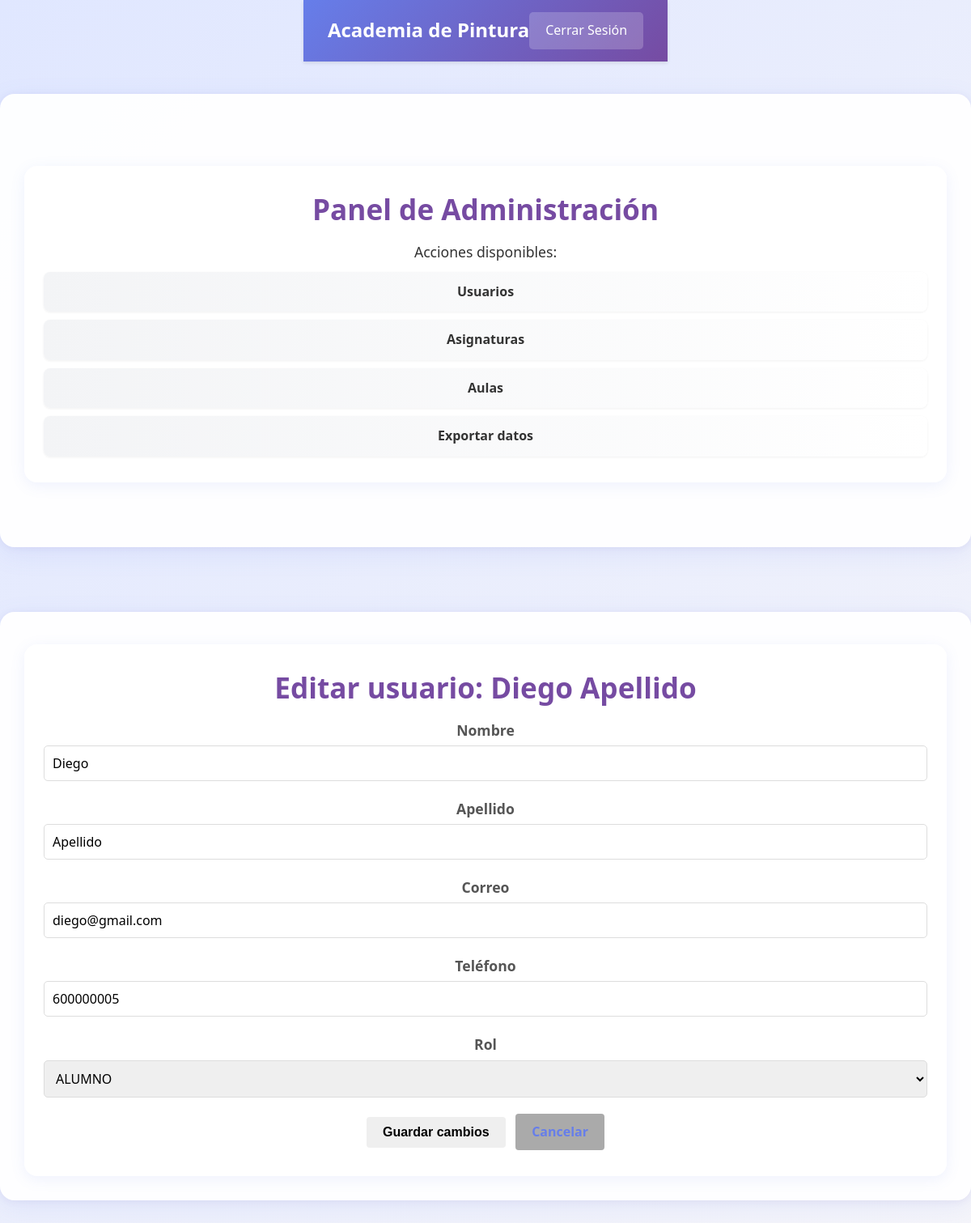
Page /php/Admin/editar_usuario.php?id=USU-000006 (signed in) on the earlier database version.
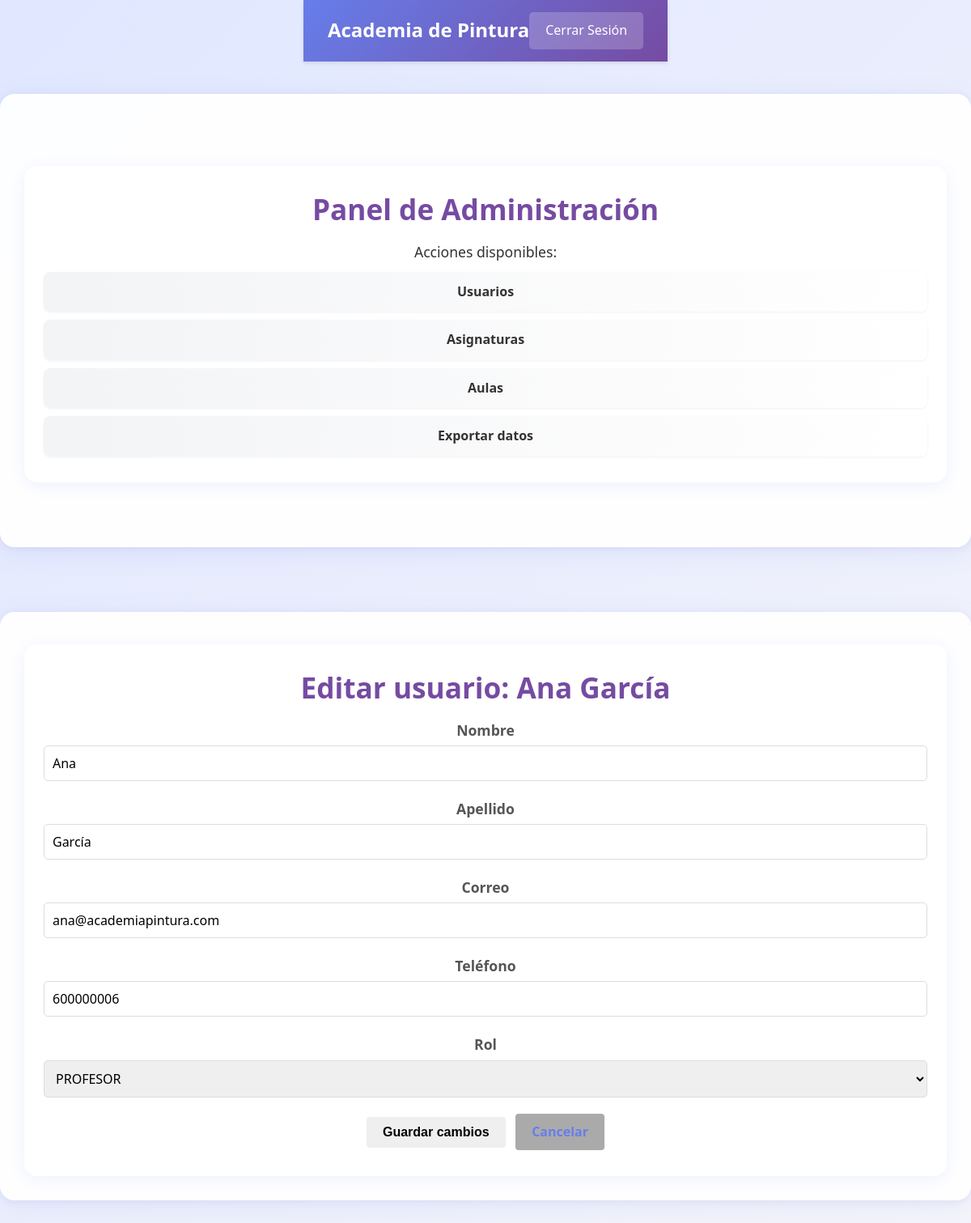
Same page on the later database version.
### tables this page shows
CREATE TABLE IF NOT EXISTS `usuarios` (
    `id_usuario` VARCHAR(20) PRIMARY KEY,
    `codigo_usuario` VARCHAR(20) UNIQUE NOT NULL CHECK (`codigo_usuario` LIKE 'USU-%'),
    `nombre` VARCHAR(100) NOT NULL,
    `apellido` VARCHAR(100) NOT NULL,
    `correo` VARCHAR(100) UNIQUE NOT NULL CHECK (`correo` LIKE '%@%.%'),
    `telefono` VARCHAR(15) NOT NULL CHECK (`telefono` REGEXP '^[0-9]{6,15}$'),
    `fecha_nacimiento` DATE,
    `direccion` TEXT,
    `estado` ENUM('Activo', 'Inactivo', 'Suspendido') DEFAULT 'Activo',
    `rol_codigo` VARCHAR(10) NOT NULL,
    `fecha_registro` TIMESTAMP DEFAULT CURRENT_TIMESTAMP,
    FOREIGN KEY (`rol_codigo`) REFERENCES `rol`(`codigo_rol`),
    CONSTRAINT chk_id_formato CHECK (`id_usuario` REGEXP '^[A-Z0-9-]+$')
);

### php/Admin/editar_usuario.php (the view, shortened to what this page needs)
<?php
$id = $_GET['id'] ?? null;
try {
    $conexion = getConexionPDO();
    $sql = "SELECT id_usuario, codigo_usuario, nombre, apellido, correo, telefono, rol_codigo FROM usuarios WHERE id_usuario = :id";
    $stmt = $conexion->prepare($sql);
    $stmt->execute([':id' => $id]);
    $u = $stmt->fetch(PDO::FETCH_ASSOC);
} catch (Exception $e) {
    header('Location: gestionar_usuarios.php?msg=' . urlencode('Error al cargar usuario') . '&tipo=error');
    exit();
}
?>
<!DOCTYPE html>
<html lang="es">
<head>
    <link rel="stylesheet" href="../../css/estilos_unificados.css">
</head>
<body>
<?php include '../panel/panel.php'; ?>
<div class="container">
    <div class="welcome">
        <h2>Editar usuario: <?php echo htmlspecialchars($u['nombre'] . ' ' . $u['apellido']); ?></h2>
        <form method="POST" action="procesar_editar_usuario.php">
            <div class="form-group">
                <label>Nombre</label>
                <input type="text" name="nombre" value="<?php echo htmlspecialchars($u['nombre']); ?>" required>
            </div>
            <div class="form-group">
                <label>Apellido</label>
                <input type="text" name="apellido" value="<?php echo htmlspecialchars($u['apellido']); ?>" required>
            </div>
            <div class="form-group">
                <label>Correo</label>
                <input type="email" name="correo" value="<?php echo htmlspecialchars($u['correo']); ?>" required>
            </div>
            <div class="form-group">
                <label>Teléfono</label>
                <input type="text" name="telefono" value="<?php echo htmlspecialchars($u['telefono']); ?>" required>
            </div>
            <div class="form-group">
                <label>Rol</label>
                <select name="rol" required>
                    <?php foreach ($roles as $code => $label): ?>
                        <option value="<?php echo $code; ?>" <?php echo $u['rol_codigo'] === $code ? 'selected' : ''; ?>><?php echo $label; ?></option>
                    <?php endforeach; ?>
                </select>
            </div>
            <button class="btn" type="submit">Guardar cambios</button>
            <a class="btn" style="background:#aaa; margin-left:8px;" href="gestionar_usuarios.php">Cancelar</a>
        </form>
    </div>
</div>
</body>
</html>

Differences in the rows shown:
changed usuarios: nombre+apellido "Diego Apellido" → "Ana García"; nombre "Diego" → "Ana"; apellido "Apellido" → "García"; correo "diego@gmail.com" → "ana@academiapintura.com"; telefono "600000005" → "600000006"; rol "ALUMNO" → "PROFESOR"
